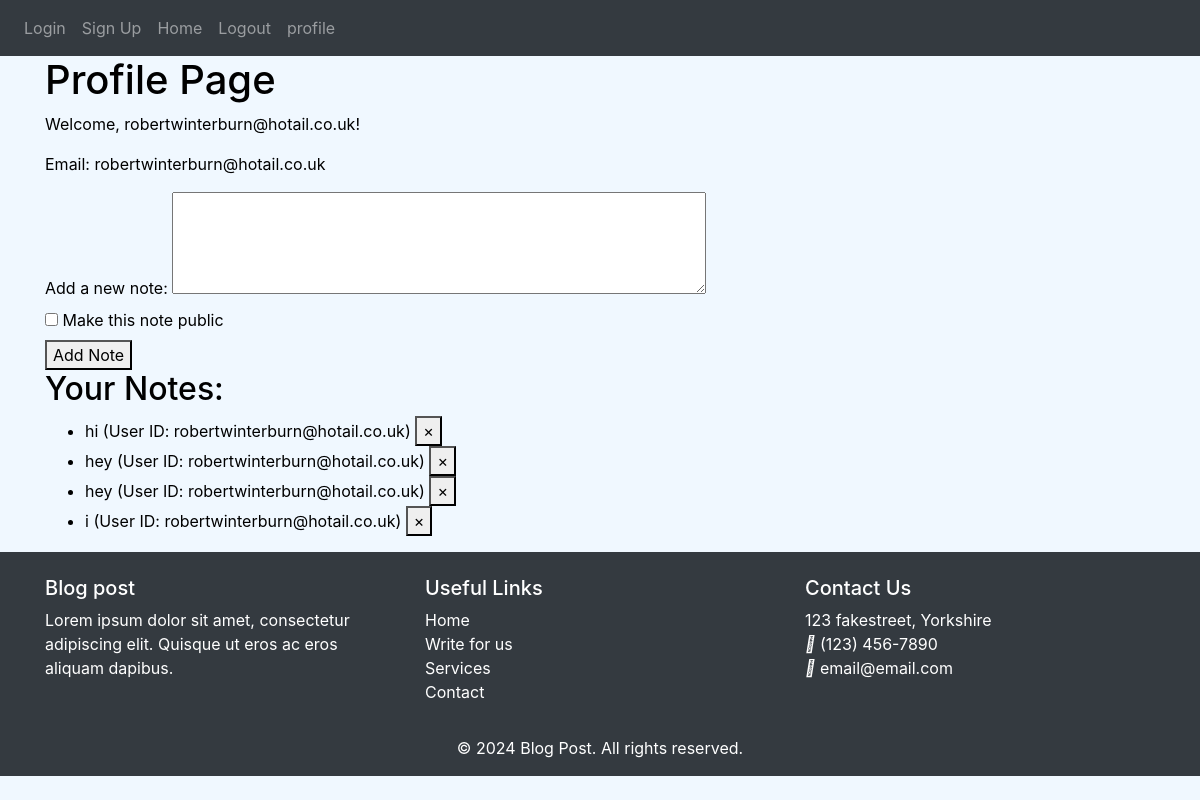
The page /profile (signed in) on the database as committed earlier.
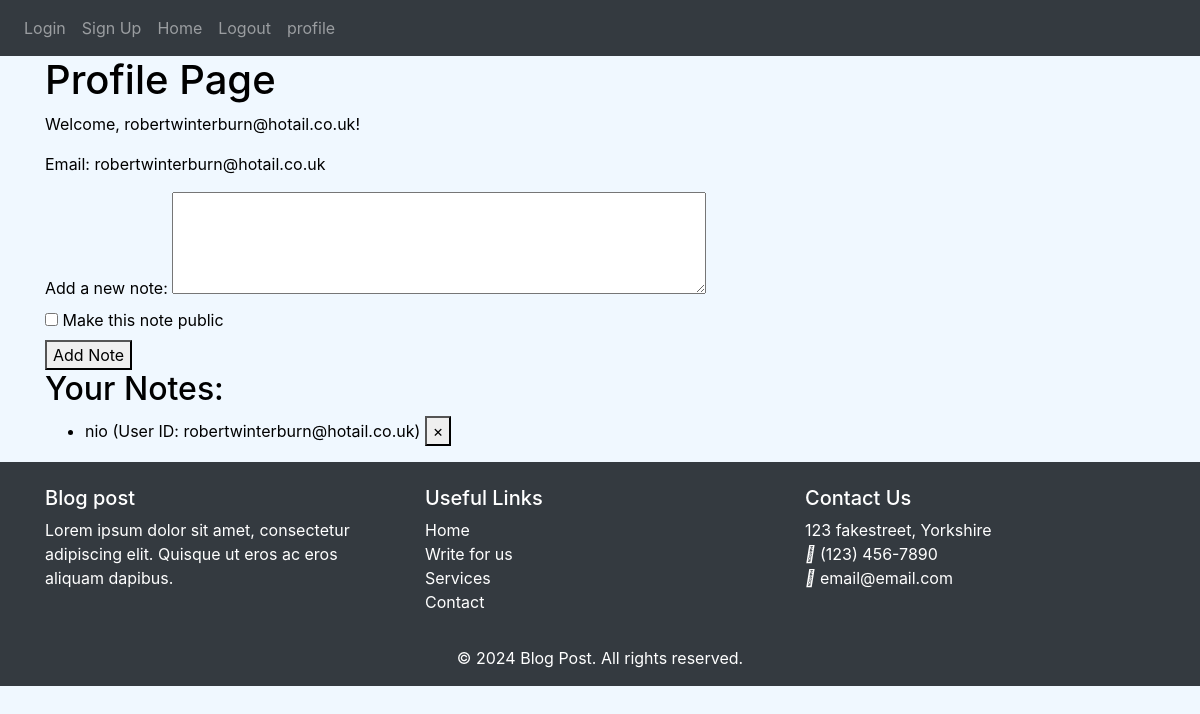
The same page on the database as committed later.
### models.py (models this page shows)
class User(db.Model, UserMixin):
    __tablename__ = 'users'
    id = db.Column(db.Integer, primary_key=True)
    email = db.Column(db.String(150), unique=True, nullable=False)
    password = db.Column(db.String(150), nullable=False)
    first_name = db.Column(db.String(150), nullable=False)
    notes = db.relationship('Note', back_populates='user')
    comments = db.relationship('Comment', back_populates='user')
    blog_posts = db.relationship('BlogPost', back_populates='user')

class Note(db.Model):
    __tablename__ = 'notes'
    id = db.Column(db.Integer, primary_key=True)
    data = db.Column(db.String(1000), nullable=False)
    user_id = db.Column(db.Integer, db.ForeignKey('users.id'))
    is_public = db.Column(db.Boolean, default=False)
    user = db.relationship('User', back_populates='notes')

### auth.py (the view, shortened to what this page needs)
@auth.route('/profile', methods=['GET', 'POST'])
def profile():
    user_id = session.get('user_id')
    if not user_id:
        flash('You need to log in to view your profile', category='error')
        return redirect(url_for('auth.login'))
    user = User.query.get(user_id)
    if not user:
        flash('User not found', category='error')
        return redirect(url_for('auth.login'))
    return render_template('profile.html', user=user)

### app/templates/profile.html (shortened to what this page needs)
{% extends "base.html" %}
{% block content %}
</head>
<body>
    <h1>Profile Page</h1>
    <p>Welcome, {{ user.first_name }}!</p>
    <p>Email: {{ user.email }}</p>
    <form method="POST">
        <label for="note">Add a new note:</label>
        <textarea id="note" name="note" rows="4" cols="50"></textarea><br>
        <label for="is_public">
            <input type="checkbox" id="is_public" name="is_public"> Make this note public
        </label><br>
        <button type="submit">Add Note</button>
    </form>
    <h2>Your Notes:</h2>
    <ul>
        {% if user.notes %}
            {% for note in user.notes %}
                <li>{{ note.data }} (User ID: {{ user.first_name }})
                    <button type="button" class="delete" onClick="deleteNote({{ note.id }})">
                        <span aria-hidden="true">&times;</span>
                    </button>
                </li>
            {% endfor %}
        {% else %}
            <li>No notes found.</li>
        {% endif %}
    </ul>
</body>
</html>
{% endblock %}

### app/templates/base.html (shortened to what this page needs)
<!DOCTYPE html>
<html lang="en">
<head>
    <link
      rel="stylesheet"
      href="https://stackpath.bootstrapcdn.com/bootstrap/4.4.1/css/bootstrap.min.css"
    />
    <link
      rel="stylesheet"
      href="https://stackpath.bootstrapcdn.com/font-awesome/4.7.0/css/font-awesome.min.css"
    />
    <link rel="stylesheet" type="text/css" href="{{ url_for('static', filename='styles.css')}}">
</head>
<body>
  <nav id="nav" class ="navbar navbar-expand-lg navbar-dark bg-dark">
    <div class="collapse navbar-collapse" id="navbar">
        <div class="navbar-nav">
            <a class="nav-item nav-link" id="login" href="/login">Login </a>
            <a class="nav-item nav-link" id="signUp" href="/sign-up">Sign Up </a>
            <a class="nav-item nav-link" id="home" href="/home">Home </a>
            <a class="nav-item nav-link" id="logout" href="/logout">Logout </a>
            <a class="nav-item nav-link" id="profile" href="/profile">profile </a>
        </div>
    </div>
</nav>
<div class="container">
    {% block content %}
    {% endblock %}
<footer class="bg-dark text-white pt-4">
  <div class="container">
      <div class="row">
          <div class="col-md-4">
              <h5>Blog post</h5>
              <p>Lorem ipsum dolor sit amet, consectetur adipiscing elit. Quisque ut eros ac eros aliquam dapibus.</p>
          </div>
          <div class="col-md-4">
              <h5>Useful Links</h5>
              <ul class="list-unstyled">
                  <li><a href="#" class="text-white">Home</a></li>
                  <li><a href="#" class="text-white">Write for us</a></li>
                  <li><a href="#" class="text-white">Services</a></li>
                  <li><a href="#" class="text-white">Contact</a></li>
              </ul>
          </div>
          <div class="col-md-4">
              <h5>Contact Us</h5>
              <ul class="list-unstyled">
                  <li> 123 fakestreet, Yorkshire</li>
                  <li><i class="fas fa-phone"></i> (123) 456-7890</li>
                  <li><i class="fas fa-envelope"></i> email@email.com</li>
              </ul>
          </div>
      </div>
      <div class="row">
          <div class="col-12 text-center mt-3">
              <p>&copy; 2024 Blog Post. All rights reserved.</p>
          </div>
      </div>
  </div>
</footer>
</body>
</html>

### static/styles.css (style rules this page uses)
body { color: #000000; background-color: aliceblue; }
footer { position: sticky }

Rows that differ between the two databases and show on the page:
removed Note: data "hi", {{ user.first_name }} "robertwinterburn@hotail.co.uk"
removed Note: data "hey", {{ user.first_name }} "robertwinterburn@hotail.co.uk"
removed Note: data "i", {{ user.first_name }} "robertwinterburn@hotail.co.uk"
changed Note: data "hey" → "nio"
